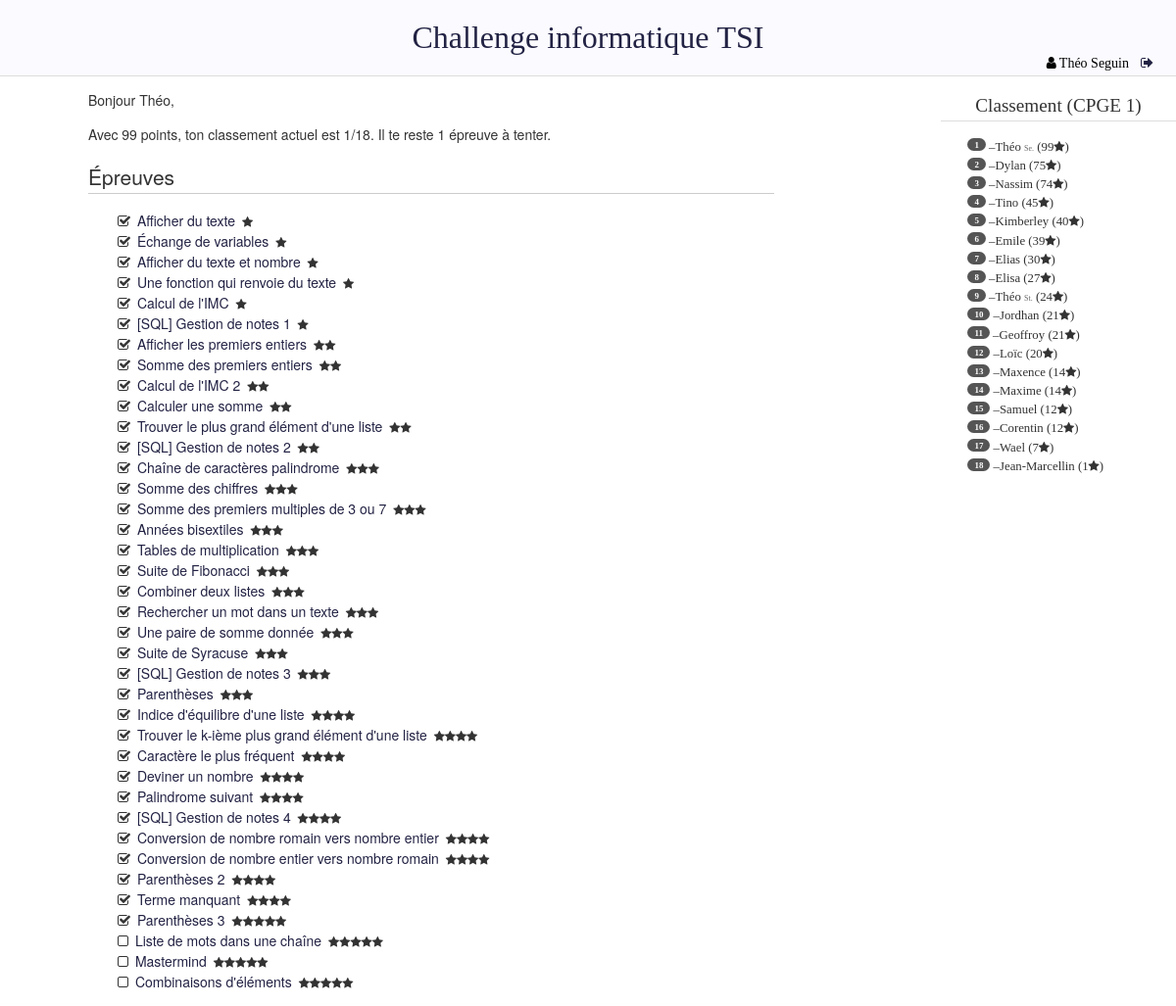
/challenge/ (signed in), run on the app's committed database.
### challenge/models.py (models this page shows, shortened)
class Epreuve(models.Model):
    titre = models.CharField(max_length=50, default="")
    enonce = models.TextField(default="")
    test = models.TextField(default="")
    points = models.IntegerField(default=0)
    difficulte = models.IntegerField(default=0)
    class Meta:
        order_with_respect_to = 'difficulte'

class Etudiant(models.Model):
    user = models.OneToOneField(User, on_delete=models.CASCADE)
    score = models.IntegerField(default=0)
    estClasse = models.BooleanField(default=True)
    estDoublePrenom = models.BooleanField(default=False)
    CPGE1 = 0
    CPGE2 = 1
    ANCIENS = 2
    PROFS = 3
    AUTRE = 4
    choixGroupes = (
            (CPGE1, "CPGE 1"),
            (CPGE2, "CPGE 2"),
            (ANCIENS, "Anciens"),
            (PROFS, "Profs"),
            (AUTRE, "Autre"),
            )
    groupe = models.IntegerField(choices = choixGroupes, default=CPGE1)
    def nomGroupe(self):
        return self.choixGroupes[self.groupe][1]

### challenge/views.py (the view)
def accueilView(request):
    if request.user.is_authenticated:
        user = request.user
        codes = Code.objects.filter(etudiant=user.etudiant)
        epreuves = Epreuve.objects.all().order_by('difficulte')
        listeEpreuves = []
        for e in epreuves:
            if codes.filter(epreuve=e) and codes.get(epreuve=e).score>0:
                r = True
            else:
                r = False
            listeEpreuves.append({
                'id': e.id,
                'reussie': r,
                'points': e.points,
                'titre': e.titre,
                'difficulte': list(range(e.difficulte)),
            })
        statEpreuves={'total': len(listeEpreuves),
                      'restantes': len(listeEpreuves)-len(codes)}
        return render(request, 'challenge/base.html',
                      {'listeEpreuves': listeEpreuves,
                       'statEpreuves': statEpreuves,
                       'classement': classement(user.etudiant),
                       'user': user,
                       'listeJoueurs': listeJoueurs(user.etudiant.groupe)})
    else:
        return redirect('challenge:loginView')

### challenge/views.py (called while the page is built)
def classement(etudiant):
    if(etudiant.estClasse):
        l = list(Etudiant.objects.filter(estClasse=True).filter(groupe=etudiant.groupe).order_by('-score'))
        rang = l.index(etudiant)+1
        total = len(l)
    else:
        rang=-1
        total=-1
    return {'pos': rang, "tot": total}

def listeJoueurs(grp):
    joueurs = []
    for e in Etudiant.objects.all().filter(groupe=grp).order_by('-score'):
        if(e.estDoublePrenom):
            init = e.user.last_name[0:2]+"."
        else:
            init = ""
        joueurs.append({
            'id': e.id,
            'first_name': e.user.first_name,
            'last_name': e.user.last_name,
            'last_name_init': init,
            'score': e.score,
        }
        )
    return joueurs

### challenge/templates/challenge/base.html (shortened to what this page needs)
<!DOCTYPE html>
<html lang="fr">
<head>
  {% load static %}
  <link rel="stylesheet" type="text/css" href="{% static 'challenge/css/style.css' %}" />
</head>
<body>
<header>
  <h1> <a href={% url 'challenge:accueil'%}> Challenge informatique TSI  </a></h1>
  <div id='user_div'>
    {% if user.is_authenticated %}
    <i class="fa fa-user" aria-hidden="true"></i>{{ user.first_name }} {{ user.last_name }}<a href={% url 'challenge:logoutView' %}><i class="fa fa-sign-out" aria-hidden="true"></i></a>
    {% else %}
    <a href={% url 'challenge:loginView' %}>Se connecter<i class="fa fa-sign-in" aria-hidden="true"></i></a>
    {% endif %}
  </div>
</header>
<div id='page'>
<section id='contenu'>
{% block contenu %}
{% with score=user.etudiant.score %}
<p>Bonjour {{ user.first_name }},</p>
{% if user.etudiant.estClasse %}
<p>Avec {{ score }} point{{ score|pluralize }}, ton classement actuel est {{ classement.pos }}/{{ classement.tot }}. Il te reste {{ statEpreuves.restantes }} épreuve{{ statEpreuves.restantes|pluralize }} à tenter.</p>
{% else %}
<p>Tu as au total {{ score }} point{{ score|pluralize }}. Tu ne fais pas partie du classement. Il te reste {{ statEpreuves.restantes }} épreuve{{ statEpreuves.restantes|pluralize }} à tenter </p>
{% endif %}
<h1>Épreuves</h1>
<ul class='fa-ul'>
{% for e in listeEpreuves %}
<li>
  {% if e.reussie == True %}
  <i class="fa fa-check-square-o" aria-hidden="true"></i>
  {% else %}
  <i class="fa fa-square-o" aria-hidden="true"></i>
  {% endif %}
  <a href={% url 'challenge:editeCode' epreuve_id=e.id%}>{{ e.titre }}</a>
  {% for i in e.difficulte %}<i class="fa fa-star smaller" aria-hidden="true"></i>{% endfor %}
   </li>
{% endfor %}
</ul>
{% endwith %}
{% endblock %}
</section>
{% block classement %}
<aside id='joueurs'>
{% if user.is_authenticated%}
<h1>Classement ({{ user.etudiant.nomGroupe }})</h1>
<ul class=fa-ul>
{% for j in listeJoueurs %}
<li><span class="classement">{{ forloop.counter }}</span> &ndash;{{ j.first_name }} <span class="init">{{ j.last_name_init }}</span> <span class="badge">{{ j.score }}<i class="fa fa-star smaller"></i></span> </li>
{% endfor %}
</ul>
{% endif %}
</aside>
{% endblock %}
</body>
</html>

### challenge/static/challenge/css/style.css (style rules this page uses)
body { margin:0px; font-family: fontawesome; }
a { text-decoration:none; color:#224; padding:3px; }
header { margin: 0px; padding: 20px; background-color: #FAFAFF; border-bottom: solid #DDD 1px; font-weight: 300; }
h1 { font-weight: lighter; }
header h1 { margin-left: auto; margin-right:auto; margin-top:0px; margin-bottom: 0px; text-align: center; }
aside#joueurs { float: right; width: 240px; margin-right: -250px; font-size: 0.8em; color: #333; line-height: 1.5; }
aside#joueurs h1 { text-align: center; border-bottom: solid #DDD 1px; }
span.badge:before { content:"(" }
span.badge:after { content:")" }
span.classement { background:#555; border-radius:10px; font-weight: bold; font-size: 0.7em; padding: 2px 7px; color: #FFF; vertical-align:middle; min-width:40px; }
section#contenu { float: left; width: 700px; line-height: 1.5; font-family:"Helvetica Neue",Helvetica,Arial,sans-serif; font-size: 14px; color: #333; margin-left:50px; }
section h1 { width: 100%; border-bottom: solid #CCC 1px; line-height:1.5; }
i.smaller { font-size:12px; letter-spacing:0px; }
i.fa-user { margin-right:3px; }
div#page { margin-right: 250px; margin-left: 40px; margin-top: 0px; }
header div#user_div { float: right; font-size:14px; }
header div i.fa { margin-left:9px; }
span.init { color:#666; font-size:8px; }

### data on the page
Epreuve: titre "Afficher du texte"
Epreuve: titre "Échange de variables"
Epreuve: titre "Afficher du texte et nombre"
Epreuve: titre "Une fonction qui renvoie du texte"
Epreuve: titre "Calcul de l'IMC"
Epreuve: titre "[SQL] Gestion de notes 1"
Epreuve: titre "Afficher les premiers entiers"
Epreuve: titre "Somme des premiers entiers"
Epreuve: titre "Calcul de l'IMC 2"
Epreuve: titre "Calculer une somme"
Epreuve: titre "Trouver le plus grand élément d'une liste"
Epreuve: titre "[SQL] Gestion de notes 2"
Epreuve: titre "Chaîne de caractères palindrome"
Epreuve: titre "Somme des chiffres"
Epreuve: titre "Somme des premiers multiples de 3 ou 7"
Epreuve: titre "Années bisextiles"
Epreuve: titre "Tables de multiplication"
Epreuve: titre "Suite de Fibonacci"
Epreuve: titre "Combiner deux listes"
Epreuve: titre "Rechercher un mot dans un texte"
Epreuve: titre "Une paire de somme donnée"
Epreuve: titre "Suite de Syracuse"
Epreuve: titre "[SQL] Gestion de notes 3"
Epreuve: titre "Parenthèses"
Epreuve: titre "Indice d'équilibre d'une liste"
Epreuve: titre "Trouver le k-ième plus grand élément d'une liste"
Epreuve: titre "Caractère le plus fréquent"
Epreuve: titre "Deviner un nombre"
Epreuve: titre "Palindrome suivant"
Epreuve: titre "[SQL] Gestion de notes 4"
Epreuve: titre "Conversion de nombre romain vers nombre entier"
Epreuve: titre "Conversion de nombre entier vers nombre romain"
Epreuve: titre "Parenthèses 2"
Epreuve: titre "Terme manquant"
Epreuve: titre "Parenthèses 3"
Epreuve: titre "Liste de mots dans une chaîne"
Epreuve: titre "Mastermind"
Epreuve: titre "Combinaisons d'éléments"

### other printed values
{{ user.first_name }} "Théo"
{{ user.last_name }} "Seguin"
{{ score }} "99"
{{ classement.pos }} "1"
{{ classement.tot }} "18"
{{ statEpreuves.restantes }} "1"
{{ user.etudiant.nomGroupe }} "CPGE 1"
{{ j.first_name }} "Théo" "Dylan" "Nassim" "Tino" "Kimberley" "Emile" "Elias" "Elisa" "Théo" "Jordhan" "Geoffroy" "Loïc" "Maxence" "Maxime" "Samuel" "Corentin" "Wael" "Jean-Marcellin"
{{ j.last_name_init }} "Se." "St."
{{ j.score }} "99" "75" "74" "45" "40" "39" "30" "27" "24" "21" "21" "20" "14" "14" "12" "12" "7" "1"
